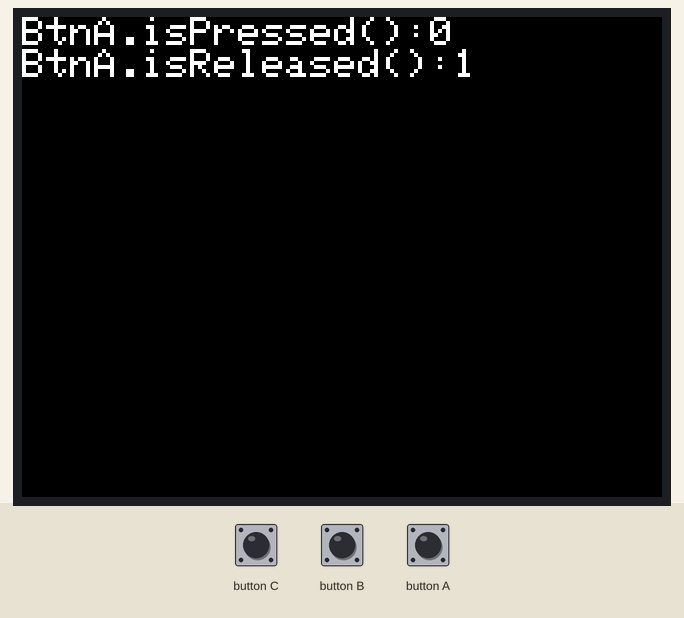
This sketch was run on a simulated ESP32. On the bench: 320×240 colour display. Inputs (shaded band) come from the test bench. What the sketch prints to the serial monitor is not drawn.

Above: at 1.3 s.
1.4 s: button A pressed for 0.4 s
At 1.9 s:
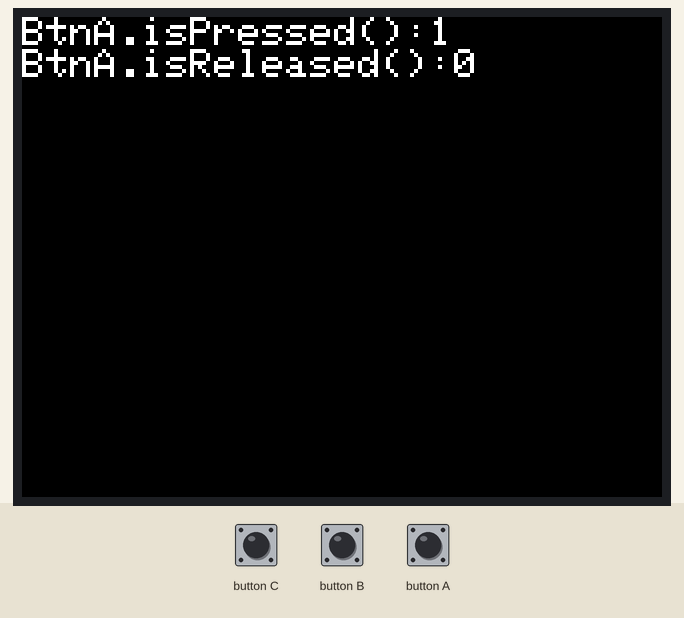
Timing chart, 0 to 4.4 s (numbered marks = the images above; inputs shaded):
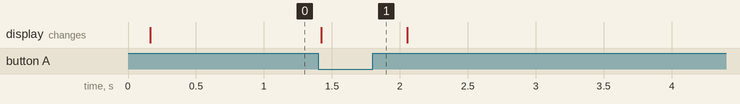

The sketch:

M5stack_switch.ino
```cpp
#include <M5Stack.h>

void setup() {
  M5.begin();
  M5.Lcd.setTextSize(2);
}

void loop() {
  M5.update();

  // カーソル初期化
  M5.Lcd.setCursor(0, 0);

  // 現在押されているか？
  M5.Lcd.print("BtnA.isPressed():");
  M5.Lcd.println( M5.BtnA.isPressed() );

  // 現在離しているか？
  M5.Lcd.print("BtnA.isReleased():");
  M5.Lcd.println( M5.BtnA.isReleased() );

  //（1度だけ取得可能）
  if ( M5.BtnA.wasPressed() ) {
    Serial.println("BtnA.wasPressed() == TRUE");
  }
  //Serial.println("loop");

  delay(300);
}
```

Measured:
- after the input at 1.4 s, the display: changes at once (image 1)
